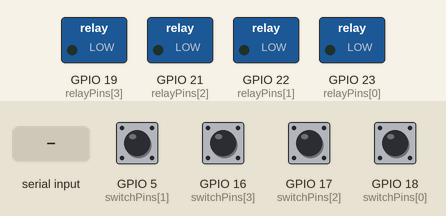
This sketch was run on a simulated ESP32. Shown: switched loads named in the sketch (green lamp = pin HIGH). Inputs (shaded band) come from the test bench; at power-on: GPIO 5 (switchPins[1]), GPIO 16 (switchPins[3]), GPIO 17 (switchPins[2]), GPIO 18 (switchPins[0]) HIGH. Nothing arrives over Bluetooth unless stated.

Above: at 1.2 s.
1.3 s: GPIO 5 (switchPins[1]) pulled LOW for 0.15 s
At 1.8 s:
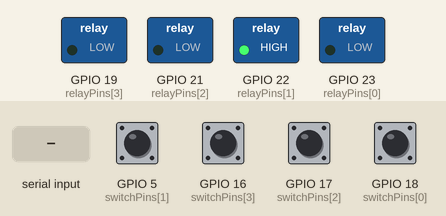
2.9 s: GPIO 16 (switchPins[3]) pulled LOW for 0.15 s
At 4.1 s:
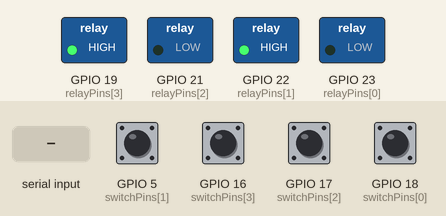
4.5 s: GPIO 17 (switchPins[2]) pulled LOW for 0.15 s
At 5.4 s:
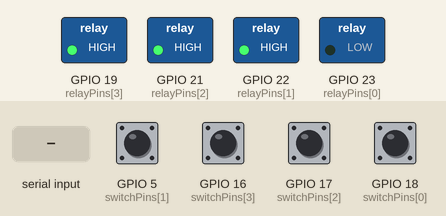
6.1 s: GPIO 18 (switchPins[0]) pulled LOW for 0.15 s
At 6.7 s:
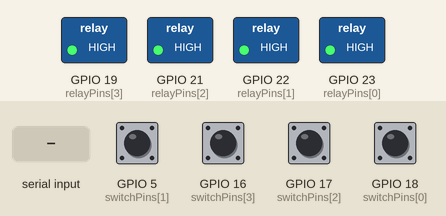
7.7 s: "B" received over the second serial link
At 8.5 s:
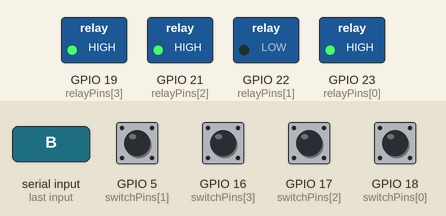
9.2 s: "A" received over the second serial link
At 9.6 s:
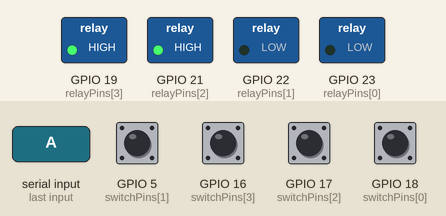
Timing chart, 0 to 11.7 s (numbered marks = the images above; inputs shaded):
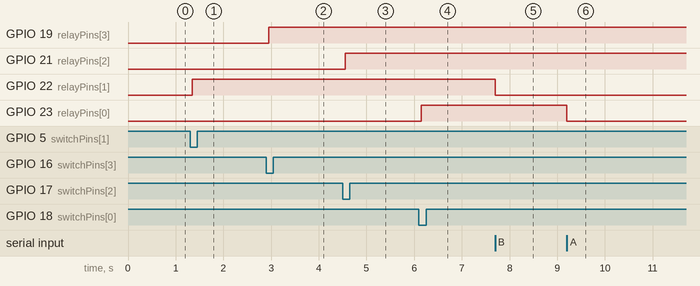

Measured:
- after the input at 1.3 s, GPIO 22 (relayPins[1]): LOW → HIGH after 0.05 s
- after the input at 2.9 s, GPIO 19 (relayPins[3]): LOW → HIGH after 0.05 s
- after the input at 4.5 s, GPIO 21 (relayPins[2]): LOW → HIGH after 0.05 s
- after the input at 6.1 s, GPIO 23 (relayPins[0]): LOW → HIGH after 0.05 s
- after the input at 7.7 s, GPIO 22 (relayPins[1]): HIGH → LOW at once
- after the input at 9.2 s, GPIO 23 (relayPins[0]): HIGH → LOW at once

The sketch:

ESP32_bluetooth.ino
```cpp
#include "BluetoothSerial.h"
BluetoothSerial SerialBT;

const int relayPins[4] = {23, 22, 21, 19};
const int switchPins[4] = {18, 5, 17, 16};
bool relayState[4] = {false, false, false, false};

void setup() {
  Serial.begin(115200);
  SerialBT.begin("ESP32-HomeAuto");

  for (int i = 0; i < 4; i++) {
    pinMode(relayPins[i], OUTPUT);
    pinMode(switchPins[i], INPUT_PULLUP); // Use pull-up mode
    digitalWrite(relayPins[i], LOW); // All relays off
  }
}

void loop() {
  // Bluetooth command handling
  if (SerialBT.available()) {
    char cmd = SerialBT.read();

    switch (cmd) {
      case 'A':
      case 'a':
        toggleRelay(0);
        break;
      case 'B':
      case 'b':
        toggleRelay(1);
        break;
      case 'C':
      case 'c':
        toggleRelay(2);
        break;
      case 'D':
      case 'd':
        toggleRelay(3);
        break;
    }
  }

  // Manual switch handling
  for (int i = 0; i < 4; i++) {
    if (digitalRead(switchPins[i]) == LOW) { // Active LOW
      delay(50); // debounce
      if (digitalRead(switchPins[i]) == LOW) {
        toggleRelay(i);
        while (digitalRead(switchPins[i]) == LOW); // wait for release
        delay(50); // debounce on release
      }
    }
  }
}

void toggleRelay(int index) {
  relayState[index] = !relayState[index];
  digitalWrite(relayPins[index], relayState[index]);
}
```
